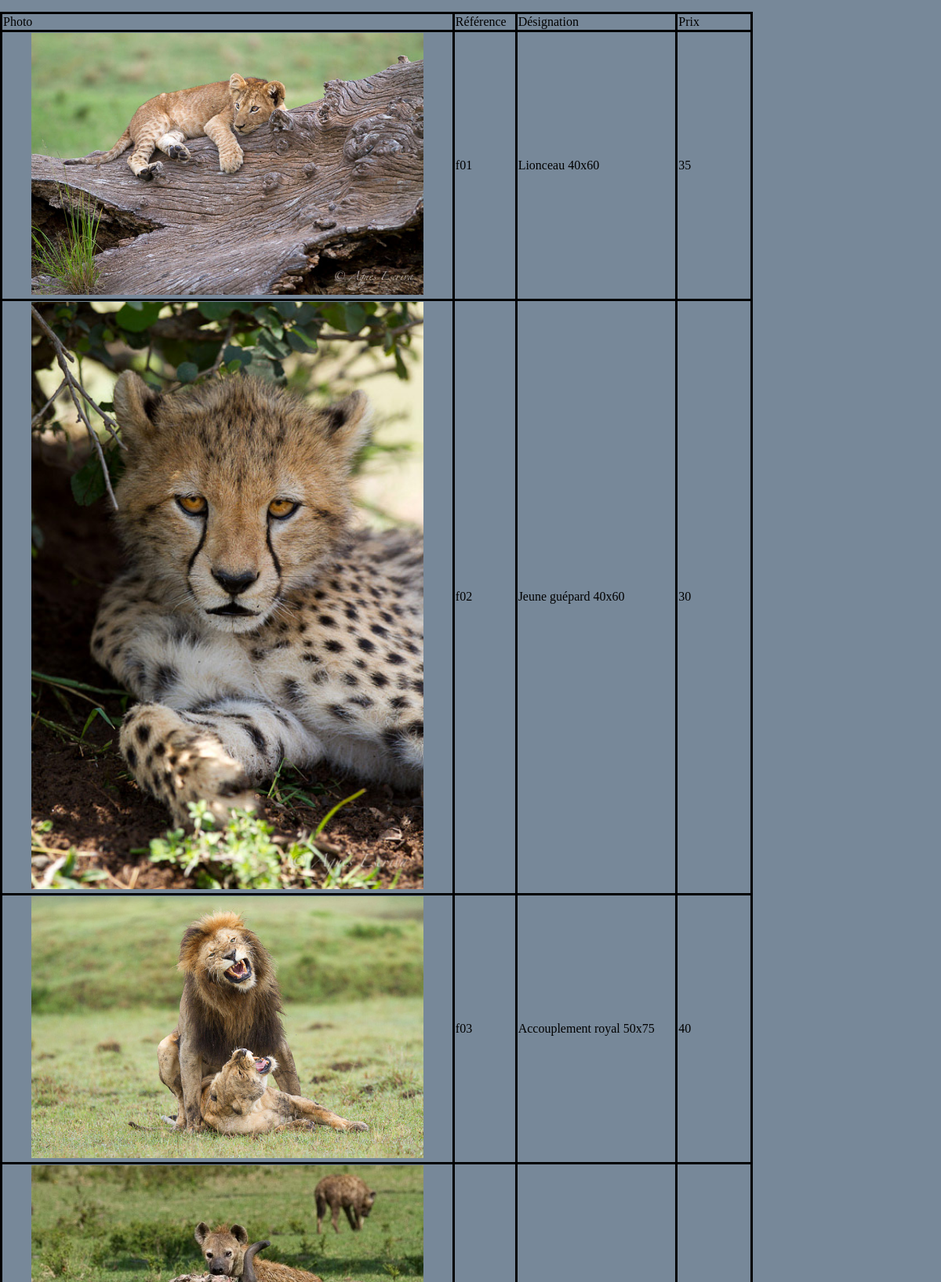
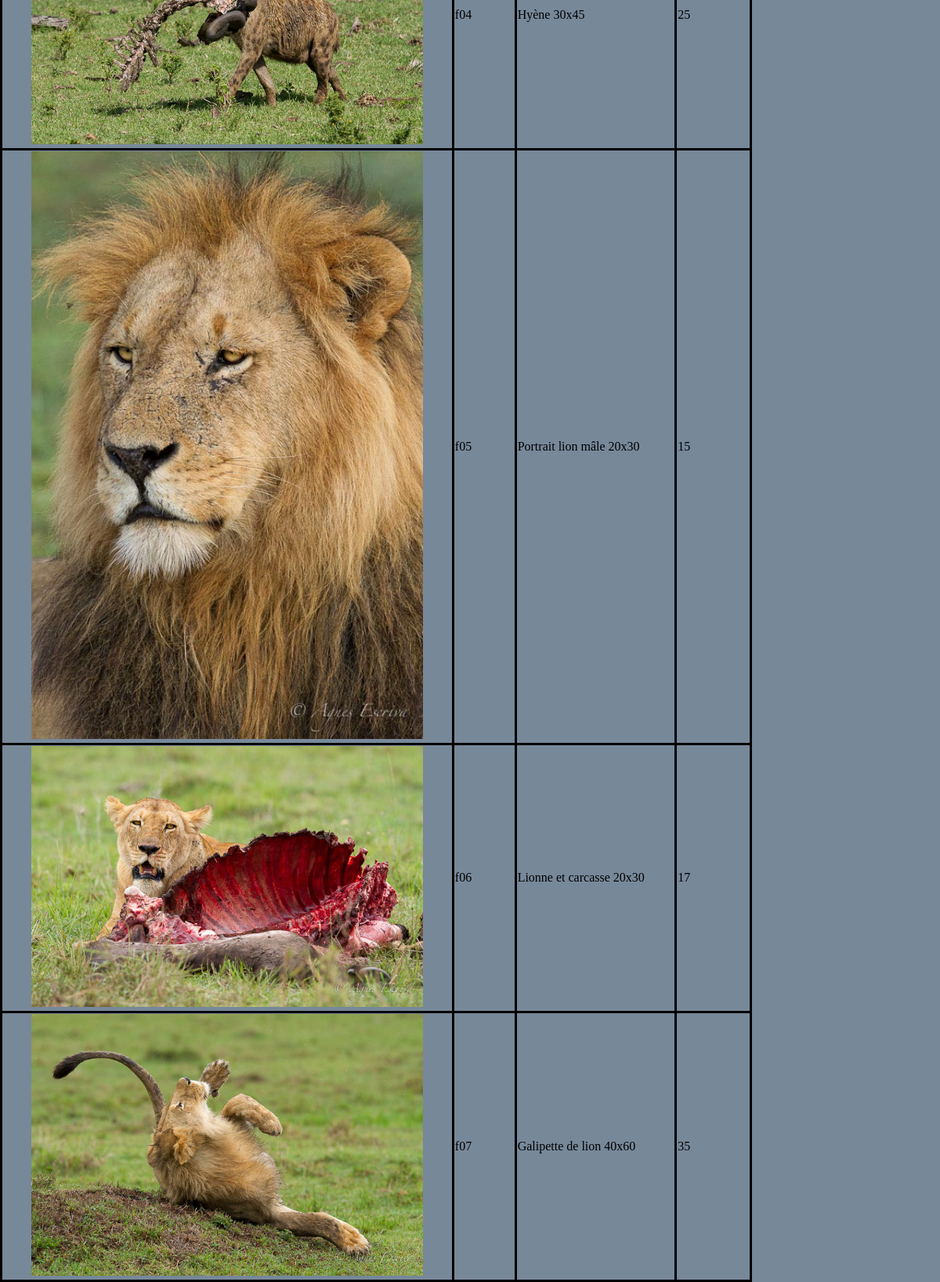
The app's page /Version2/listepdt.php?cat=car with its own data (2 pictures, top to bottom).
### tables this page shows
CREATE TABLE produit
(pdt_ref VARCHAR(3) NOT NULL,
pdt_designation VARCHAR(50),
pdt_prix FLOAT(5.2),
pdt_image VARCHAR(50),
pdt_categorie VARCHAR(3),
CONSTRAINT PK_PRO PRIMARY KEY(pdt_ref)
);

### Version2/listepdt.php (the view, shortened to what this page needs)
<!DOCTYPE html>
<html>
    <head>
		<link rel="stylesheet" href="style.css"/>
    </head>
	<body>
		<div id="page-wrap">
		<table align=left border width=80%>
		<tr>
			<td>Photo</td>
			<td>Référence</td>
			<td>Désignation</td>
			<td width="10%">Prix</td>
		</tr>
			<?php
				try
				{
					$bdd = new PDO('mysql:host=localhost;dbname=lafaune;charset=utf8', 'root', '',array(PDO::ATTR_ERRMODE => PDO::ERRMODE_EXCEPTION));
				}
				catch (Exception $e)
				{
						die('Erreur : ' . $e->getMessage());
				}
				if (isset($_GET['cat']))
				{
					$req = 'SELECT * FROM produit, categorie WHERE pdt_categorie = cat_code AND pdt_categorie=\''.$_GET['cat'].'\'';
					$res = $bdd->query($req);
					while($ligne = $res->fetch())
					{
			?>
						<tr>
							<td><center><img src="../image/<?php echo $ligne['pdt_image']; ?>" class="photo"></center></td>
							<td><?php echo $ligne['pdt_ref']; ?></td>
							<td><?php echo $ligne['pdt_designation']; ?></td>
							<td><?php echo $ligne['pdt_prix']; ?></td>
						</tr>
			<?php
					}
				}
				else
				{
					echo("Erreur 404");
				}
			?>
		</div>
	</body>
</html>

### Version2/style.css (style rules this page uses)
html, body { margin:0; padding:0; background:LightSlateGrey; }
table { border-collapse: collapse; }
td { border:3px solid black; }
img.photo { width:500px; }
#page-wrap { margin: 15px auto; position: relative; }

### records on screen
produit: pdt_image (picture), pdt_ref "f01", pdt_designation "Lionceau 40x60", pdt_prix "35"
produit: pdt_image (picture), pdt_ref "f02", pdt_designation "Jeune guépard 40x60", pdt_prix "30"
produit: pdt_image (picture), pdt_ref "f03", pdt_designation "Accouplement royal 50x75", pdt_prix "40"
produit: pdt_image (picture), pdt_ref "f04", pdt_designation "Hyène 30x45", pdt_prix "25"
produit: pdt_image (picture), pdt_ref "f05", pdt_designation "Portrait lion mâle 20x30", pdt_prix "15"
produit: pdt_image (picture), pdt_ref "f06", pdt_designation "Lionne et carcasse 20x30", pdt_prix "17"
produit: pdt_image (picture), pdt_ref "f07", pdt_designation "Galipette de lion 40x60", pdt_prix "35"
